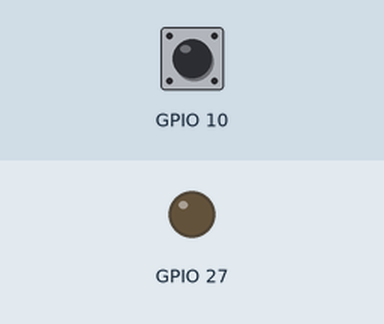
This program was run on a simulated Raspberry Pi (BCM pin numbers). Parts: output pins drawn as LEDs (lit = HIGH). The inputs (shaded band) are chosen by the test bench; at power-on: GPIO 10 LOW.

Above: at 1.2 s.
1.3 s: GPIO 10 pulled HIGH for 0.15 s
At 2.1 s:
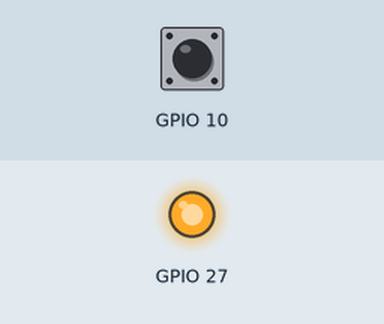
4.4 s: GPIO 10 pulled HIGH for 1 s
At 4.9 s:
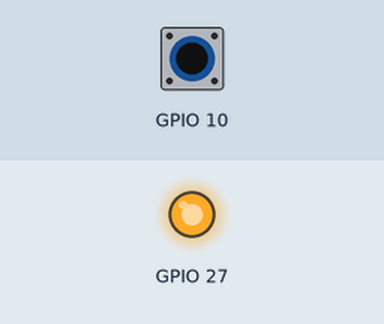
6.9 s: GPIO 10 pulled HIGH for 3.2 s
At 17.1 s:
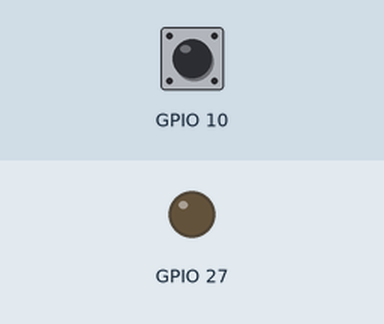
Timing chart, 0 to 17.6 s (numbered marks = the images above; inputs shaded):
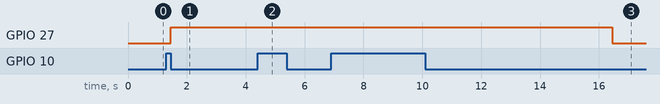

Measured:
- after the input at 1.3 s, GPIO 27: LOW → HIGH after 0.15 s
- after the input at 4.4 s, GPIO 27: stays HIGH (without the input it goes to LOW after 2.1 s)
- after the input at 6.9 s, GPIO 27: HIGH → LOW after 9.6 s instead of 4.6 s

The program:

knopf2.py
```python
import time as t

import RPi.GPIO as G

G.setmode(G.BCM)
G.setwarnings(False)
G.setup(10, G.IN, pull_up_down=G.PUD_DOWN)
G.setup(27, G.OUT)


def myFuncDown(channel):
    v = G.input(channel)

    if v == G.HIGH:
        return

    G.output(27, G.HIGH)
    t.sleep(5)
    G.output(27, G.LOW)


G.add_event_detect(10, G.BOTH, callback=myFuncDown)

while True:
    t.sleep(0.1)


G.cleanup()
```
